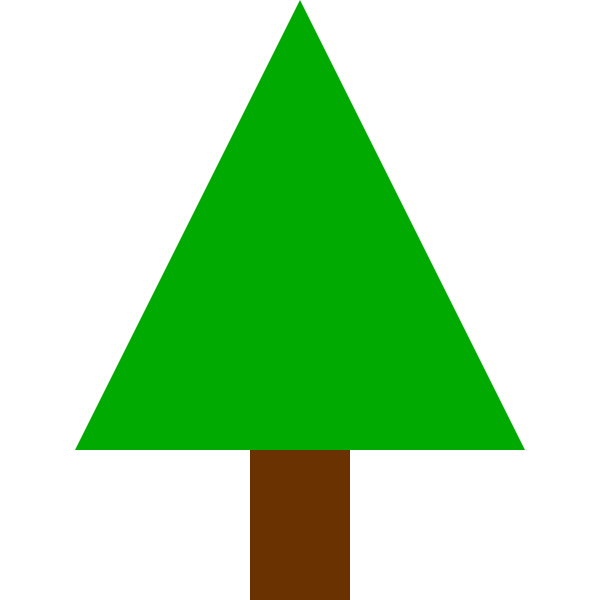
Frame 1 (no input)
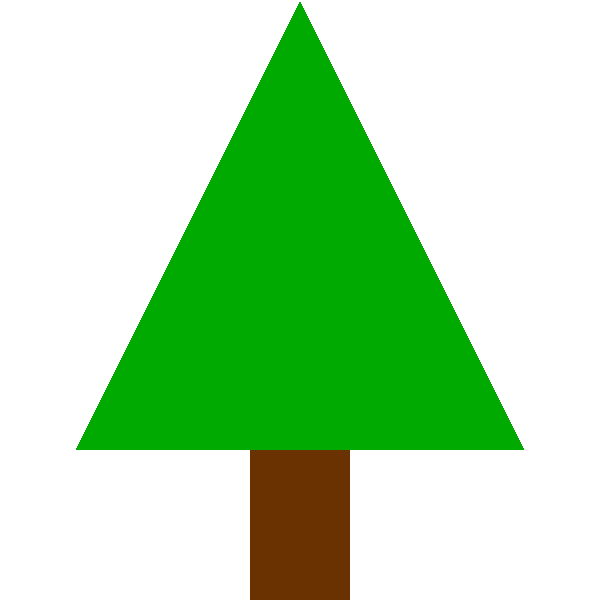
Frame 60 (the mouse pressed at the canvas centre just before this capture)
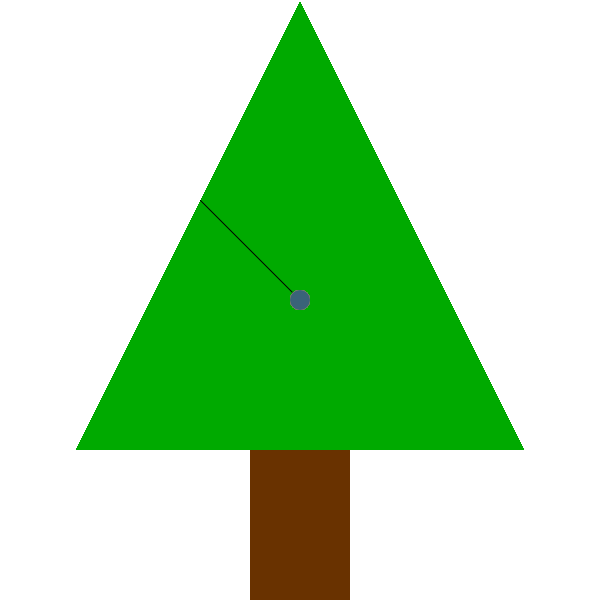
Frame 120 (the mouse held since frame 60 and released just before this capture)

The Processing sketch that drew these frames (run headless with seeded random() and noise(); from frame 60 on, the mouse is pressed at the canvas centre):

// Processing sketch: processing_124219
// ── processing_124219.pde

void setup()
{
  size(600, 600);

  background(0, 170, 0);
  frameRate(15);
}

void draw()
{
  stroke(0, 0, 0);
  line(mouseX, mouseY, pmouseX, pmouseY);
  noStroke();
  fill(random(255), random(255), random(255));
  ellipse( mouseX, mouseY, 20, 20);



  fill(255, 255, 255);
  triangle(0, 0, 300, 0, 0, 600);
  triangle(600, 0, 300, 0, 600, 600);
  rect(0,450,600,150);
  
  fill(105, 50, 0);
  rect(250,450,100, 250);
}
